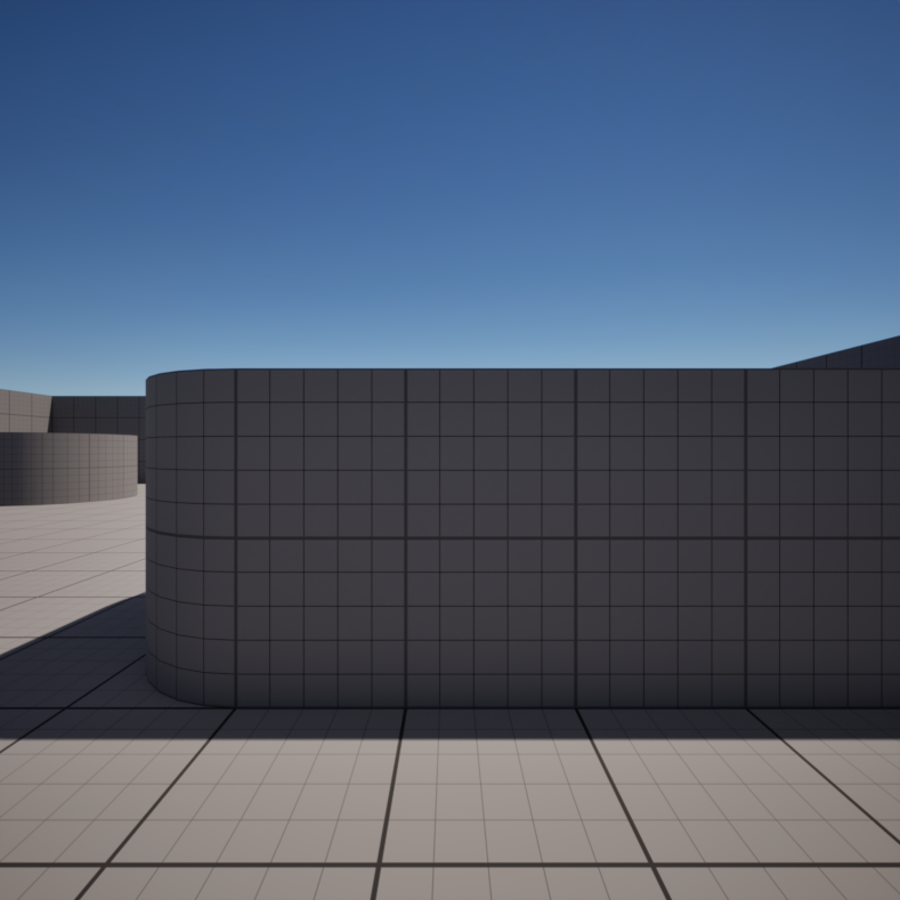
#> input picture Pano360/input_images/right.png, 900 x 900 px, given in place of right.jpg, which was not available; the run also reads 1 picture not shown here
$ python cubemap_processing.py
#> lines starting #> are read from the running program, lines starting #| are printed output that depends on the picture; pictures that were not available may be replaced by others from this repository, and a replacement may not be noted
import cv2
import numpy as np
import os

# Define the base directory
base_dir = "D:/Py_Projects/Pano360"

# Define the input and output directories
input_dir = os.path.join(base_dir, "D:/Py_Projects/Pano360/input_images")
output_dir = os.path.join(base_dir, "D:/Py_Projects/Pano360/output_images")

# Load the six images
images = {
    "right": cv2.imread(os.path.join(input_dir, "D:/Py_Projects/Pano360/right.jpg")),
    "left": cv2.imread(os.path.join(input_dir, "D:/Py_Projects/Pano360/left.jpg")),
    "top": cv2.imread(os.path.join(input_dir, "D:/Py_Projects/Pano360/top.jpg")),
    "bottom": cv2.imread(os.path.join(input_dir, "D:/Py_Projects/Pano360/bottom.jpg")),
    "front": cv2.imread(os.path.join(input_dir, "D:/Py_Projects/Pano360/front.jpg")),
    "back": cv2.imread(os.path.join(input_dir, "D:/Py_Projects/Pano360/back.jpg"))
}
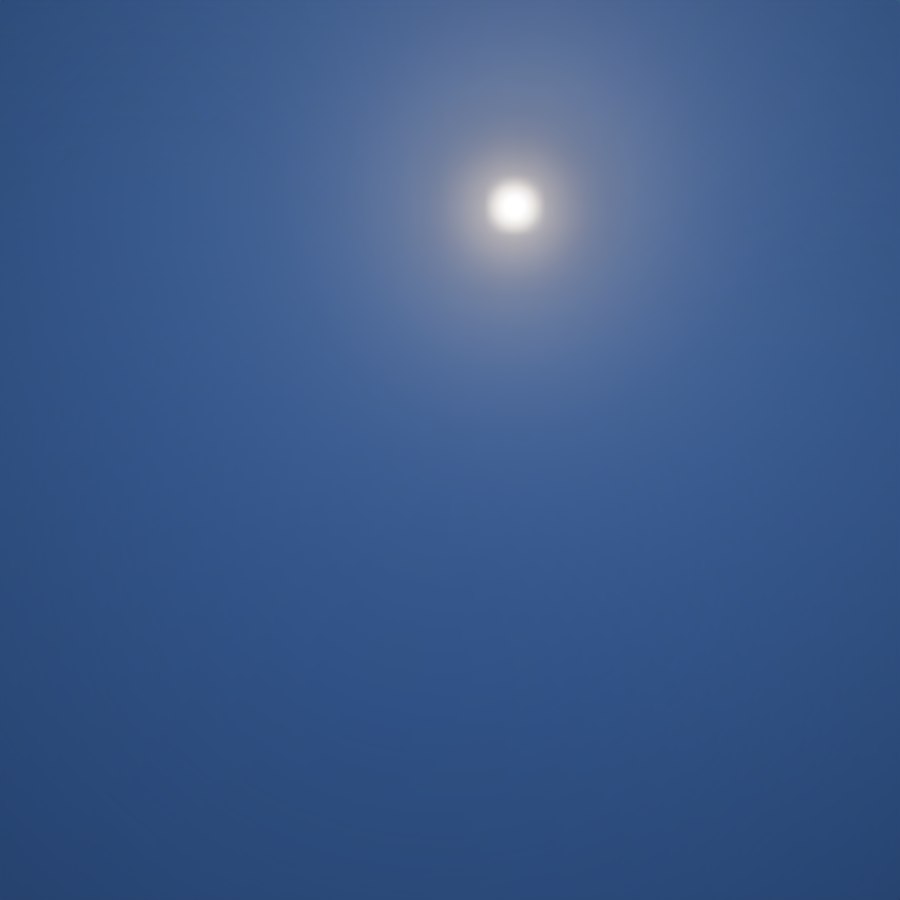
#> input picture Pano360/input_images/top.png, 900 x 900 px, given in place of top.jpg, which was not available
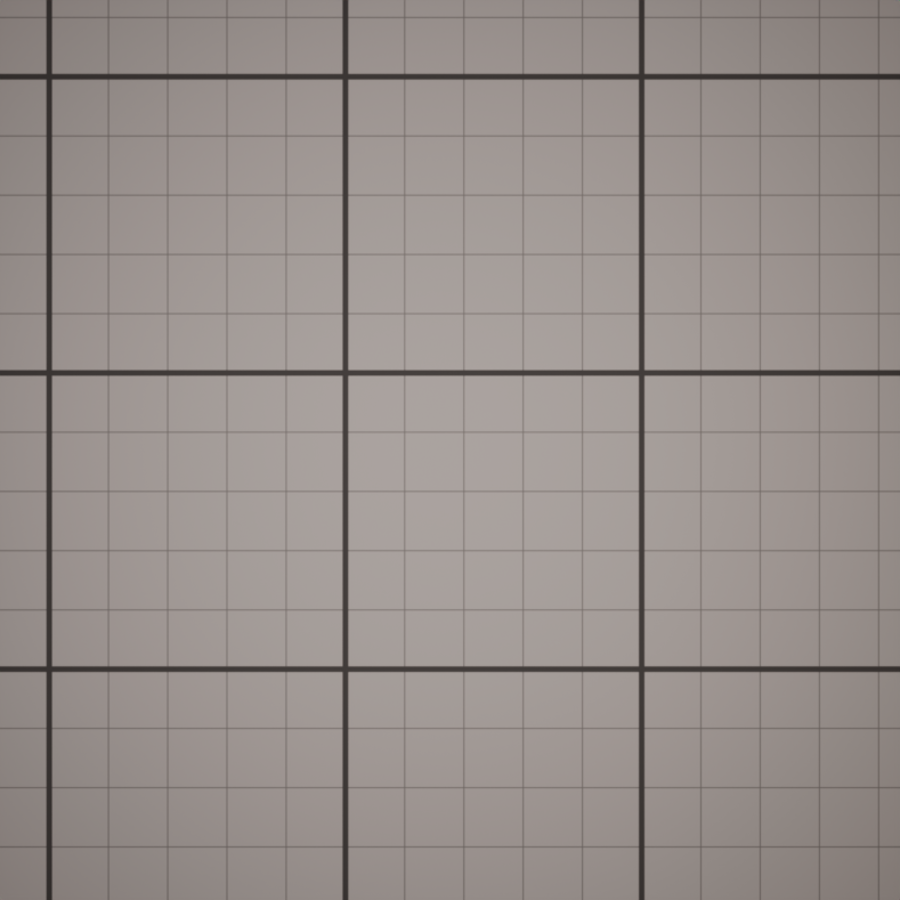
#> input picture Pano360/input_images/bottom.png, 900 x 900 px, given in place of bottom.jpg, which was not available
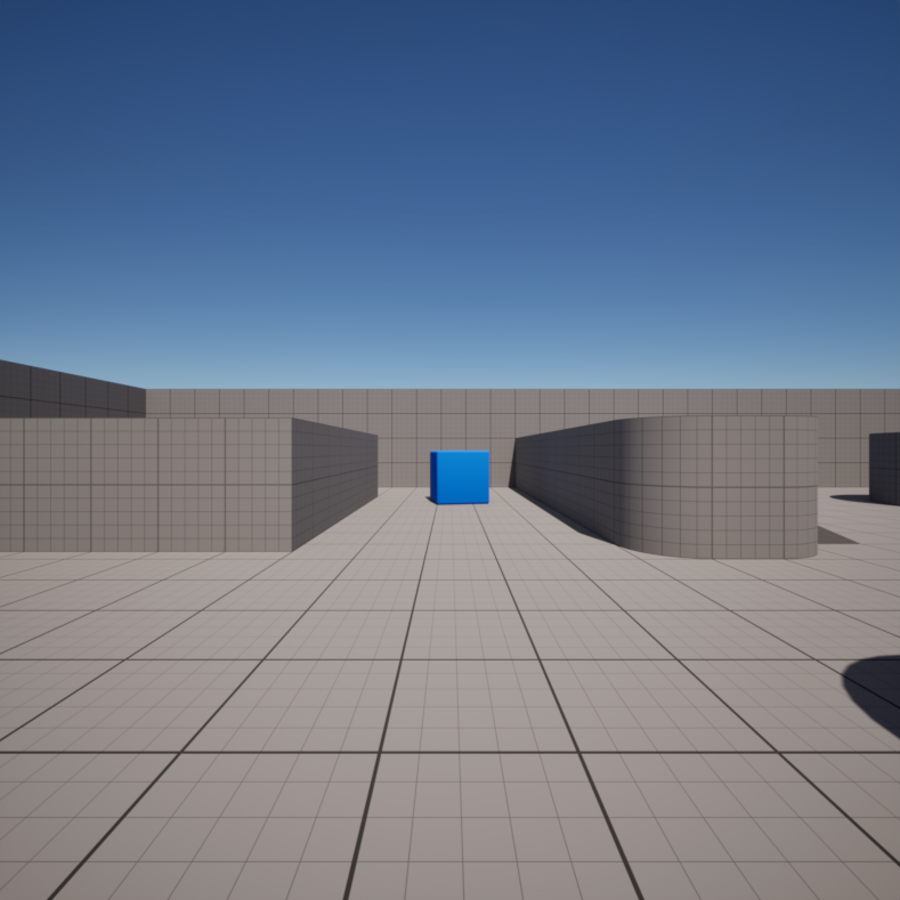
#> input picture Pano360/input_images/front.png, 900 x 900 px, given in place of front.jpg, which was not available
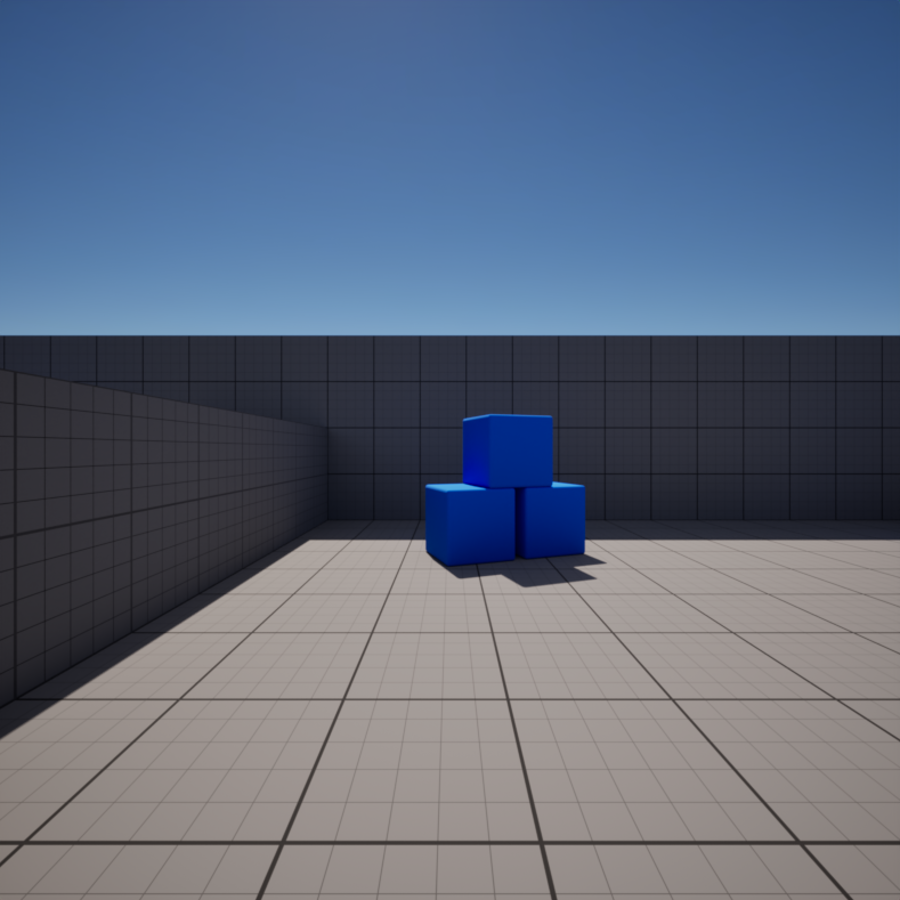
#> input picture Pano360/input_images/back.png, 900 x 900 px, given in place of back.jpg, which was not available

# Function to align images
def align_images(img1, img2):
    orb = cv2.ORB_create()
    keypoints1, descriptors1 = orb.detectAndCompute(img1, None)
#> keypoints1 = 428 keypoints; strongest (x, y, size): (430, 498, 53.6), (428, 498, 37.2), (429, 498, 44.6), (427, 497, 31)
#> img1 is the input picture: shape (900, 900, 3); mean B, G, R 139.2, 121.2, 110.1
    keypoints2, descriptors2 = orb.detectAndCompute(img2, None)
#> keypoints2 = 196 keypoints; strongest (x, y, size): (144, 394, 31), (143, 392, 64.3), (144, 485, 31), (403, 743, 53.6)
#> img2 is the input picture: shape (900, 900, 3); mean B, G, R 113.1, 92.9, 80.3

    bf = cv2.BFMatcher(cv2.NORM_HAMMING, crossCheck=True)
    matches = bf.match(descriptors1, descriptors2)
#> matches = 58 matches

    matches = sorted(matches, key=lambda x: x.distance)
    src_pts = np.float32([keypoints1[m.queryIdx].pt for m in matches]).reshape(-1, 1, 2)
#> src_pts = 58 rows, first 8: [179, 750], [573.6, 748.8], [580.3, 748.8], [572, 746.5], [583, 755], [374.4, 756], [383, 747.4], [578.9, 751.7]
    dst_pts = np.float32([keypoints2[m.trainIdx].pt for m in matches]).reshape(-1, 1, 2)
#> dst_pts = 58 rows, first 8: [103.2, 861.6], [657, 868], [654, 861.6], [645.6, 860.4], [112.8, 860.4], [580, 710], [382.8, 860.4], [609.6, 777.6]

    M, mask = cv2.findHomography(src_pts, dst_pts, cv2.RANSAC, 5.0)
#> M = [[-0.289, 0.0817, 196.3], [-1.03, 0.215, 740.3], [-0.0014, 0.000293, 1]]; mask = 58 values, max 1 at index 17, min 0 at index 0, mean 0.103
    aligned_img = cv2.warpPerspective(img1, M, (img2.shape[1], img2.shape[0]))
    return aligned_img

# Align the front image with the right image
images["front"] = align_images(images["front"], images["right"])

# Smooth the edges of each image
smoothed_images = {}
for key, img in images.items():
    # Apply Gaussian blur to the edges
    blurred = cv2.GaussianBlur(img, (21, 21), 0)
    smoothed_images[key] = blurred
#> this loop made 6 passes
#> after the loop, smoothed_images = 6 items

# Combine the smoothed images into a single cubemap image
size = images["right"].shape[0]  # Assuming all images are square and of the same size
#> size = 900
cubemap = np.zeros((3 * size, 4 * size, 3), dtype=np.uint8)

cubemap[size:2*size, size:2*size] = smoothed_images["right"]  # right
cubemap[size:2*size, 3*size:4*size] = smoothed_images["left"]  # left
cubemap[0:size, size:2*size] = smoothed_images["top"]  # top
cubemap[2*size:3*size, size:2*size] = smoothed_images["bottom"]  # bottom
cubemap[size:2*size, 2*size:3*size] = smoothed_images["front"]  # front
cubemap[size:2*size, 0:size] = smoothed_images["back"]  # back
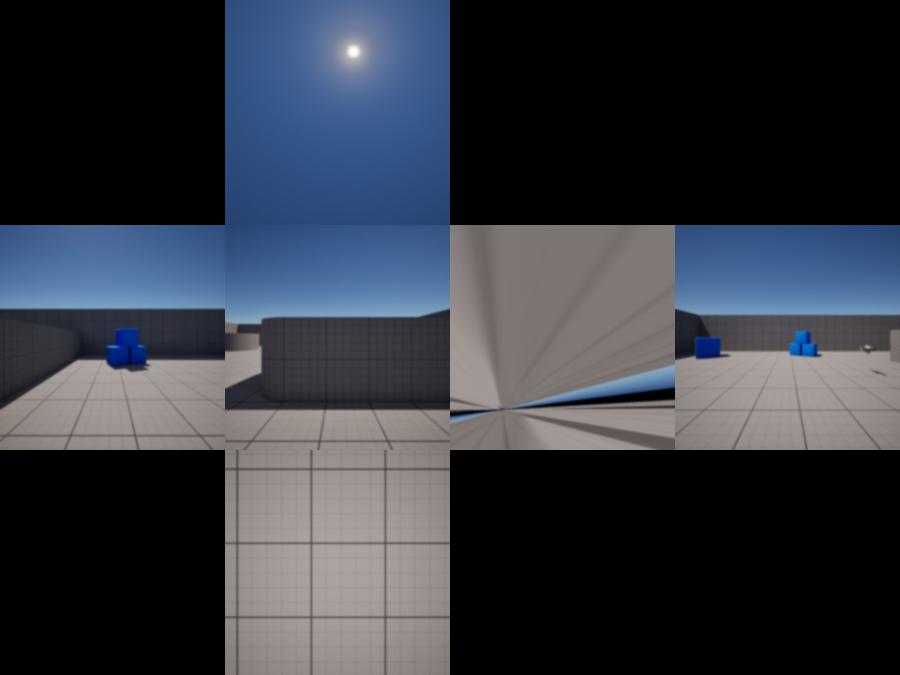
#> cubemap: shape (2700, 3600, 3) (shown at 1/4 size); mean of channels 0, 1, 2 64.1, 55.6, 51.2; drawn as B, G, R

# Display or save the cubemap image
cv2.imshow("Cubemap", cubemap)
cv2.waitKey(0)
cv2.destroyAllWindows()
cv2.imwrite(os.path.join(output_dir, "cubemap_smoothed.jpg"), cubemap)  # Save the cubemap image
